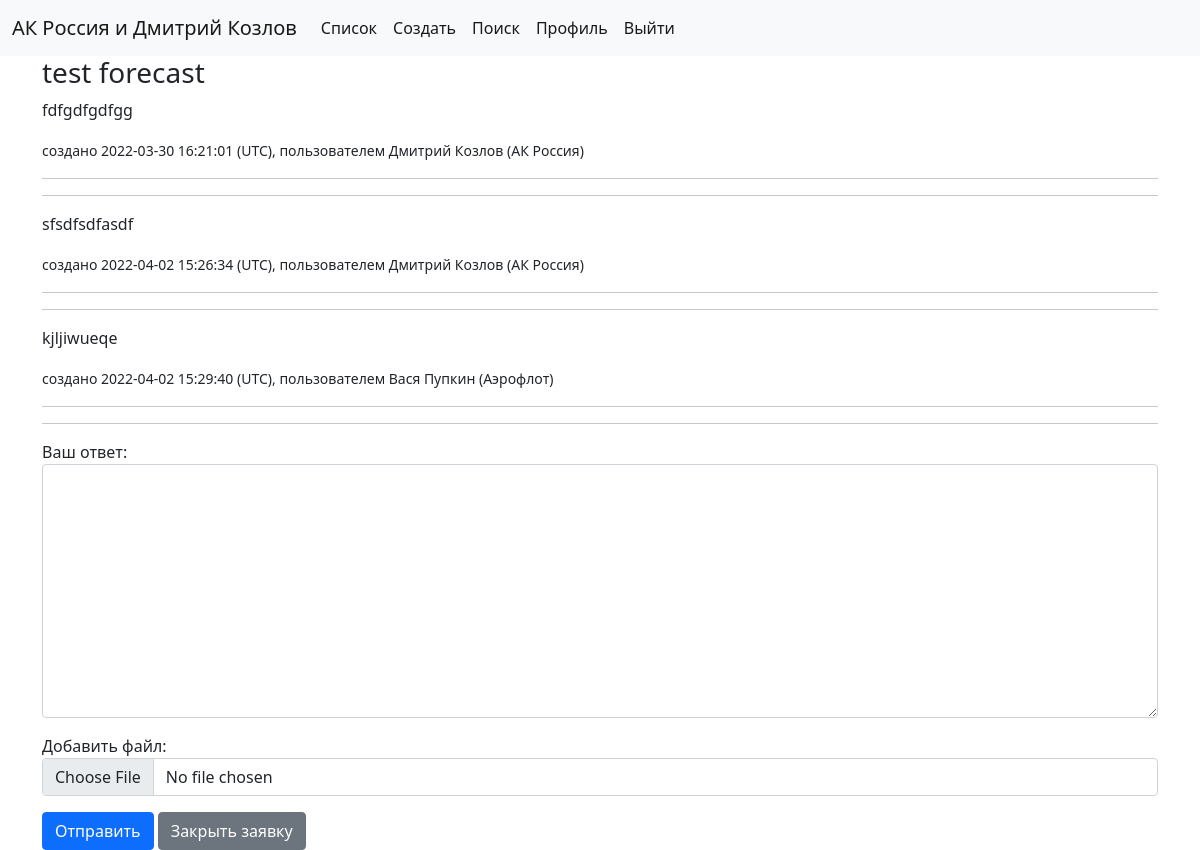
Screenshot of /6/ (signed in) with the database file from the repository.
### account/models.py (models this page shows, shortened)
class Profile(models.Model):
    user = models.OneToOneField(User, on_delete=models.CASCADE, related_name='profile')
    airline = models.ForeignKey(Airline, on_delete=models.CASCADE, null=True)

class Airline(models.Model):
    airline = models.CharField(max_length=255)
    def __str__(self):
        return self.airline

### cases/models.py (models this page shows, shortened)
class Case(models.Model):
    title = models.CharField(max_length=255)
    description = models.TextField()
    module = models.ForeignKey(AMOSModule, on_delete=models.CASCADE)
    docfile = models.FileField(upload_to=case_directory_path, blank=True, null=True)
    author = models.ForeignKey(User, on_delete=models.SET_NULL, blank=True, null=True)
    created = models.DateTimeField(auto_now_add=True)
    active = models.BooleanField(default=True)
    def timestamp(self):
        return self.created.strftime("%Y-%m-%d %H:%M:%S")

class Comment(models.Model):
    body = models.TextField()
    author = models.ForeignKey(User, on_delete=models.SET_NULL, blank=True, null=True)
    case = models.ForeignKey(Case, on_delete=models.CASCADE, related_name='comments')
    docfile = models.FileField(upload_to=case_directory_path, blank=True, null=True)
    created = models.DateTimeField(auto_now_add=True)
    def timestamp(self):
        return self.created.strftime("%Y-%m-%d %H:%M:%S")

### cases/views.py (the view, shortened to what this page needs)
# urls.py: path('<int:pk>/', CaseDetailView.as_view(), name='detail'),
class CaseDetailView(LoginRequiredMixin, View):
    template_name = 'cases/detail.html'
    def get(self, request, pk):
        case = get_object_or_404(Case.objects.select_related('module', 'author', 'author__profile', 'author__profile__airline'), pk=pk)
        comments = case.comments.select_related('author', 'author__profile', 'author__profile__airline').all()
        context = {
            'item': case,
            'comments': comments
        }
        if case.active:
            form = CommentForm()
            context['form'] = form
        return render(request, template_name=self.template_name, context=context)

### cases/forms.py (shortened to what this page needs)
class CommentForm(forms.ModelForm):
    class Meta:
        model = Comment
        fields = ['body', 'docfile']
        widgets = {
            'body': forms.Textarea(attrs={'class': 'form-control'}),
            'docfile': forms.FileInput(attrs={'class': 'form-control'}),
        }
        labels = {
            'body': 'Ваш ответ',
            'docfile': 'Добавить файл',
        }

### cases/templates/cases/detail.html (shortened to what this page needs)
{% extends "cases/base.html" %}
{% block content %}
<h3>{{ item.title }}{% if not item.active %} (Заявка закрыта){% endif %}</h3>
{% include 'cases/snippets/post.html' with item=item %}
{% for comment in comments.all %}
    {% include 'cases/snippets/post.html' with item=comment %}
{% endfor %}
<form method="post" enctype="multipart/form-data">
    {{ form.as_p }}
    {% if item.active %}
        <button type="submit" class="btn btn-primary">Отправить</button>
        {% if request.user == item.author %}
            <button type="submit" name="close-case" value="close" class="btn btn-secondary">Закрыть заявку</button>
        {% endif %}
    {% endif %}
</form>
{% endblock %}

### cases/templates/cases/base.html (shortened to what this page needs)
<!doctype html>
<html lang="en">
  <head>
    {% load static %}
    <link rel="stylesheet" href="{% static '/css/bootstrap.min.css' %}">
  </head>
  <body>
  <nav class="navbar navbar-expand-lg navbar-light bg-light">
  <div class="container-fluid">
    <a class="navbar-brand" href="#">{% if request.user.is_authenticated %}{{request.user.profile.airline }} и {{request.user.first_name}} {{request.user.last_name}}{% else %}АК Россия{% endif %}</a>
    <div class="collapse navbar-collapse" id="navbarSupportedContent">
      <ul class="navbar-nav me-auto mb-2 mb-lg-0">
        {% if request.user.is_authenticated %}
        <li class="nav-item">
          <a class="nav-link active" aria-current="page" href="{% url 'cases:list' %}">Список</a>
        </li>
        <li class="nav-item">
          <a class="nav-link active" aria-current="page" href="{% url 'cases:create' %}">Создать</a>
        </li>
        <li class="nav-item">
          <a class="nav-link active" aria-current="page" href="{% url 'cases:search' %}">Поиск</a>
        </li>
        <li class="nav-item">
          <a class="nav-link active" aria-current="page" href="{% url 'account:edit' %}">Профиль</a>
        </li>
        <li class="nav-item">
          <a class="nav-link active" aria-current="page" href="{% url 'account:logout' %}">Выйти</a>
        </li>
        {% else %}
        <li class="nav-item">
          <a class="nav-link active" aria-current="page" href="{% url 'account:login' %}">Логин</a>
        </li>
        {% endif %}
      </ul>
    </div>
  </div>
</nav>
<div class="container">
  {% block content %}{% endblock %}
</div>
  </body>
</html>

### cases/templates/cases/snippets/post.html (shortened to what this page needs)
<p>{% if item.description %}{{item.description }}{% else %}{{item.body}}{% endif %}</p>
<small>создано {{ item.timestamp }} (UTC), пользователем {{ item.author.first_name }} {{ item.author.last_name }} ({{ item.author.profile.airline }})</small>
<hr>
<hr>

### rows the page displays
Case: title "test forecast", description "fdfgdfgdfgg", timestamp "2022-03-30 16:21:01", author.first_name "Дмитрий", author.last_name "Козлов", author.profile.airline "АК Россия"
Comment: body "sfsdfsdfasdf", timestamp "2022-04-02 15:26:34", author.first_name "Дмитрий", author.last_name "Козлов", author.profile.airline "АК Россия"
Comment: body "kjljiwueqe", timestamp "2022-04-02 15:29:40", author.first_name "Вася", author.last_name "Пупкин", author.profile.airline "Аэрофлот"

### other values shown
{{ request.user.profile.airline }} "АК Россия"
{{ request.user.first_name }} "Дмитрий"
{{ request.user.last_name }} "Козлов"
